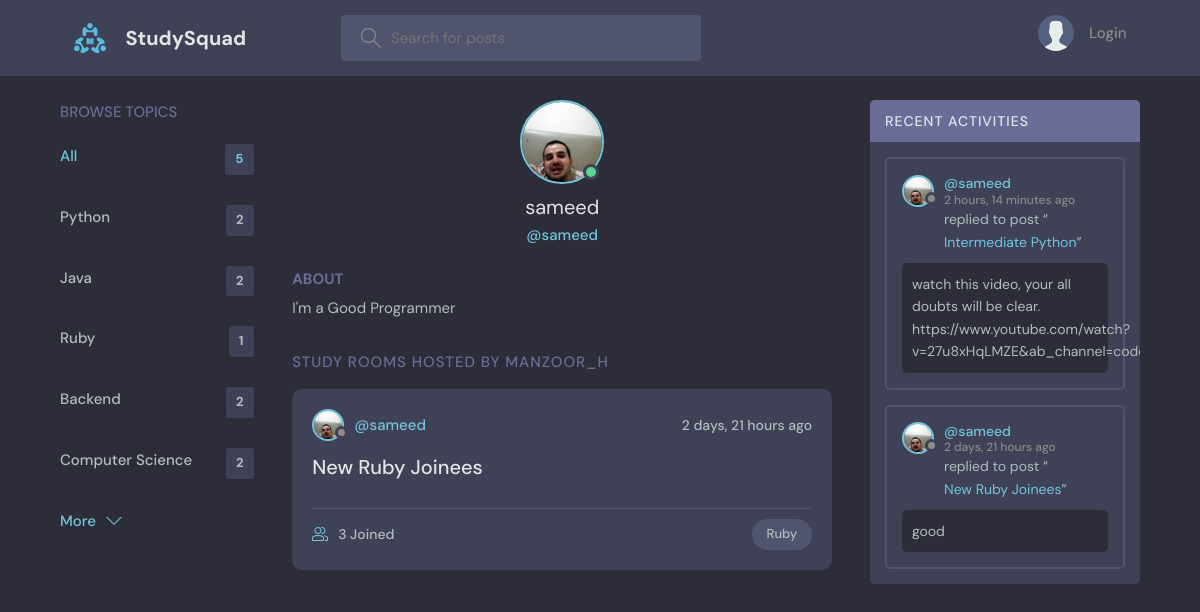
Screenshot of /profile/3/ with the database file from the repository.
### base/models.py (models this page shows, shortened)
class Topic(models.Model):
    name = models.CharField(max_length=200)

class User(AbstractUser):
    name = models.CharField(max_length=200, null=True)
    email = models.EmailField(unique=True, null=True)
    bio = models.TextField(null=True)
    avatar = models.ImageField(null=True, default="avatar.svg")
    USERNAME_FIELD = 'email'
    REQUIRED_FIELDS = ['username']

class Room(models.Model):
    host = models.ForeignKey(User, on_delete=models.SET_NULL, null=True)
    topic = models.ForeignKey(Topic, on_delete=models.SET_NULL, null=True)
    name = models.CharField(max_length=200)
    description = models.TextField(null=True, blank=True)
    participants = models.ManyToManyField(
        User, related_name='participants', blank=True)
    updated = models.DateTimeField(auto_now=True)
    created = models.DateTimeField(auto_now_add=True)
    class Meta:
        ordering = ['-updated', '-created']
    def __str__(self):
        return self.name

class Message(models.Model):
    user = models.ForeignKey(User, on_delete=models.CASCADE)
    room = models.ForeignKey(Room, on_delete=models.CASCADE)
    body = models.TextField()
    updated = models.DateTimeField(auto_now=True)
    created = models.DateTimeField(auto_now_add=True)
    class Meta:
        ordering = ['-updated', '-created']

### base/views.py (the view)
# urls.py: path('profile/<str:pk>/', views.userProfile, name="user-profile"),
def userProfile(request, pk):
    user = User.objects.get(id=pk)
    rooms = user.room_set.all()
    room_messages = user.message_set.all()
    topics = Topic.objects.all()
    context = {'user': user, 'rooms': rooms,
               'room_messages': room_messages, 'topics': topics}
    return render(request, 'base/profile.html', context)

### base/templates/base/profile.html (shortened to what this page needs)
{% extends 'main.html' %}
{% block content %}
<main class="profile-page layout layout--3">
  <div class="container">
    {% include 'base/topics_component.html' %}
    <div class="roomList">
      <div class="profile">
        <div class="profile__avatar">
          <div class="avatar avatar--large active">
            <img src="{{user.avatar.url}}" />
          </div>
        </div>
        <div class="profile__info">
          <h3>{{user.name}}</h3>
          <p>@{{user.username}}</p>
        </div>
        <div class="profile__about">
          <h3>About</h3>
          <p>
            {{user.bio}}
          </p>
        </div>
      </div>
      <div class="roomList__header">
        <div>
          <h2>Study Rooms Hosted by manzoor_h</a>
          </h2>
        </div>
      </div>
      {% include 'base/feed_component.html' %}
    </div>
    {% include 'base/activity_component.html' %}
  </div>
</main>
{% endblock content %}

### templates/main.html (shortened to what this page needs)
<!DOCTYPE html>
{% load static %}
<html lang="en">
<head>
    <link rel="stylesheet" href="{% static 'styles/style.css' %}" />
</head>
<body>
    {% include 'navbar.html' %}
    {% block content %}
    {% endblock %}
</body>
</html>

### templates/navbar.html (shortened to what this page needs)
{% load static %}
<header class="header header--loggedIn">
    <div class="container">
        <a href="{% url 'home' %}" class="header__logo">
            <img src="{% static 'images/logo.svg' %}" />
            <h1>StudySquad</h1>
        </a>
        <form class="header__search" method="GET" action="{% url 'home' %}">
            <label>
                <input name="q" placeholder="Search for posts" />
            </label>
        </form>
        <nav class="header__menu">
            {% if request.user.is_authenticated %}
            <div class="header__user">
                <a href="{% url 'update-user' %}">
                    <div class="avatar avatar--medium active">
                        <img src="{{request.user.avatar.url}}" />
                    </div>
                    <p>{{request.user.username}} <span>@{{request.user.username}}</span></p>
                </a>
                <button class="dropdown-button">
                    <svg version="1.1" xmlns="http://www.w3.org/2000/svg" width="32" height="32" viewBox="0 0 32 32">
                        <title>chevron-down</title>
                        <path d="M16 21l-13-13h-3l16 16 16-16h-3l-13 13z"></path>
                    </svg>
                </button>
            </div>
            {% else %}
            <a href="{% url 'login' %}">
                <img src="{% static 'images/avatar.svg' %}" />
                <p>Login</p>
            </a>
            {% endif %}
        </nav>
    </div>
</header>

### base/templates/base/topics_component.html
<div class="topics">
    <div class="topics__header">
        <h2>Browse Topics</h2>
    </div>
    <ul class="topics__list">
        <li>
            <a href="{% url 'home' %}" class="active">All <span>{{topics.count}}</span></a>
        </li>
        {% for topic in topics %}
        <li>
            <a href="{% url 'home' %}?q={{topic.name}}">{{topic.name}}<span>{{topic.room_set.all.count}}</span></a>
        </li>
        {% endfor %}
    </ul>
    <a class="btn btn--link" href="{% url 'topics' %}">
        More
        <svg version="1.1" xmlns="http://www.w3.org/2000/svg" width="32" height="32" viewBox="0 0 32 32">
            <title>chevron-down</title>
            <path d="M16 21l-13-13h-3l16 16 16-16h-3l-13 13z"></path>
        </svg>
    </a>
</div>

### base/templates/base/feed_component.html (shortened to what this page needs)
{% for room in rooms %}
<div class="roomListRoom">
    <div class="roomListRoom__header">
        <a href="{% url 'user-profile' room.host.id %}" class="roomListRoom__author">
            <div class="avatar avatar--small">
                <img src="{{room.host.avatar.url}}" />
            </div>
            <span>@{{room.host.username}}</span>
        </a>
        <div class="roomListRoom__actions">
            <span>{{room.created|timesince}} ago</span>
        </div>
    </div>
    <div class="roomListRoom__content">
        <a href="{% url 'room' room.id %}">{{room.name}}</a>
    </div>
    <div class="roomListRoom__meta">
        <a href="{% url 'room' room.id %}" class="roomListRoom__joined">
            {{room.participants.all.count}} Joined
        </a>
        <p class="roomListRoom__topic">{{room.topic.name}}</p>
    </div>
</div>
{% endfor %}

### base/templates/base/activity_component.html (shortened to what this page needs)
<div class="activities">
    <div class="activities__header">
        <h2>Recent Activities</h2>
    </div>
    {% for message in room_messages %}
    <div class="activities__box">
        <div class="activities__boxHeader roomListRoom__header">
            <a href="{% url 'user-profile' message.user.id %}" class="roomListRoom__author">
                <div class="avatar avatar--small">
                    <img src="{{message.user.avatar.url}}" />
                </div>
                <p>
                    @{{message.user.username}}
                    <span>{{message.created|timesince}} ago</span>
                </p>
            </a>
        </div>
        <div class="activities__boxContent">
            <p>replied to post “<a href="{% url 'room' message.room.id %}">{{message.room}}</a>”</p>
            <div class="activities__boxRoomContent">{{message.body}}</div>
        </div>
    </div>
    {% endfor %}
</div>

### rows the page displays
Topic: name "Python", room_set.all.count "2"
Topic: name "Java", room_set.all.count "2"
Topic: name "Ruby", room_set.all.count "1"
Topic: name "Backend", room_set.all.count "2"
Topic: name "Computer Science", room_set.all.count "2"
User: avatar (picture), name "sameed", username "sameed", bio "I'm a Good Programmer"
Room: host.avatar (picture), host.username "sameed", created "2 days, 21 hours", name "New Ruby Joinees", participants.all.count "3", topic.name "Ruby"
Message: user.avatar (picture), user.username "sameed", created "2 hours, 14 minutes", room "Intermediate Python", body "watch this video, your all doubts will be clear.…"
Message: user.avatar (picture), user.username "sameed", created "2 days, 21 hours", room "New Ruby Joinees", body "good"

### other values shown
{{ topics.count }} "5"
